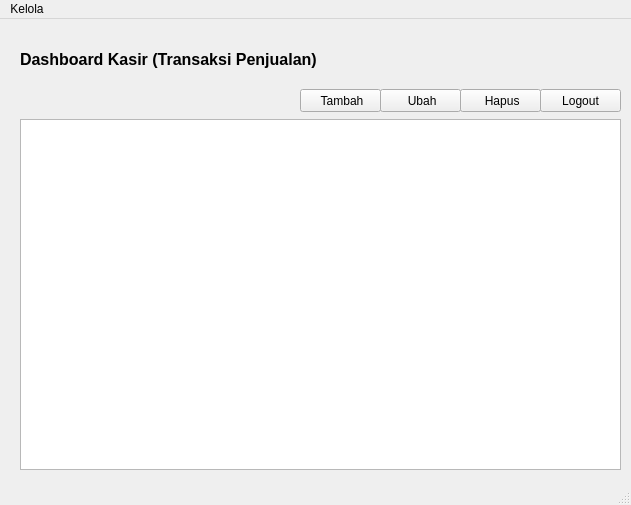
<?xml version="1.0" encoding="UTF-8"?>
<ui version="4.0">
 <class>MainWindow</class>
 <widget class="QMainWindow" name="MainWindow">
  <property name="geometry">
   <rect>
    <x>0</x>
    <y>0</y>
    <width>631</width>
    <height>505</height>
   </rect>
  </property>
  <property name="windowTitle">
   <string>MainWindow</string>
  </property>
  <widget class="QWidget" name="centralwidget">
   <widget class="QLabel" name="label">
    <property name="geometry">
     <rect>
      <x>20</x>
      <y>30</y>
      <width>361</width>
      <height>21</height>
     </rect>
    </property>
    <property name="font">
     <font>
      <pointsize>12</pointsize>
      <weight>75</weight>
      <bold>true</bold>
     </font>
    </property>
    <property name="text">
     <string>Dashboard Kasir (Transaksi Penjualan)</string>
    </property>
   </widget>
   <widget class="QPushButton" name="pushButton">
    <property name="geometry">
     <rect>
      <x>300</x>
      <y>70</y>
      <width>81</width>
      <height>23</height>
     </rect>
    </property>
    <property name="text">
     <string> Tambah</string>
    </property>
    <property name="icon">
     <iconset>
      <normaloff>icon/tambah.png</normaloff>icon/tambah.png</iconset>
    </property>
    <property name="iconSize">
     <size>
      <width>12</width>
      <height>12</height>
     </size>
    </property>
   </widget>
   <widget class="QPushButton" name="pushButton_2">
    <property name="geometry">
     <rect>
      <x>380</x>
      <y>70</y>
      <width>81</width>
      <height>23</height>
     </rect>
    </property>
    <property name="text">
     <string> Ubah</string>
    </property>
    <property name="icon">
     <iconset>
      <normaloff>icon/ubah.png</normaloff>icon/ubah.png</iconset>
    </property>
    <property name="iconSize">
     <size>
      <width>12</width>
      <height>12</height>
     </size>
    </property>
   </widget>
   <widget class="QPushButton" name="pushButton_3">
    <property name="geometry">
     <rect>
      <x>460</x>
      <y>70</y>
      <width>81</width>
      <height>23</height>
     </rect>
    </property>
    <property name="text">
     <string> Hapus</string>
    </property>
    <property name="icon">
     <iconset>
      <normaloff>icon/hapus.png</normaloff>icon/hapus.png</iconset>
    </property>
    <property name="iconSize">
     <size>
      <width>12</width>
      <height>12</height>
     </size>
    </property>
   </widget>
   <widget class="QPushButton" name="pushButton_4">
    <property name="geometry">
     <rect>
      <x>540</x>
      <y>70</y>
      <width>81</width>
      <height>23</height>
     </rect>
    </property>
    <property name="text">
     <string>Logout</string>
    </property>
    <property name="icon">
     <iconset>
      <normaloff>icon/logout.png</normaloff>icon/logout.png</iconset>
    </property>
    <property name="iconSize">
     <size>
      <width>12</width>
      <height>12</height>
     </size>
    </property>
   </widget>
   <widget class="QTableWidget" name="tableWidget">
    <property name="geometry">
     <rect>
      <x>20</x>
      <y>100</y>
      <width>601</width>
      <height>351</height>
     </rect>
    </property>
   </widget>
  </widget>
  <widget class="QMenuBar" name="menubar">
   <property name="geometry">
    <rect>
     <x>0</x>
     <y>0</y>
     <width>631</width>
     <height>21</height>
    </rect>
   </property>
   <widget class="QMenu" name="menuKelola">
    <property name="title">
     <string>Kelola</string>
    </property>
    <addaction name="actionBarang"/>
    <addaction name="actionTransaksi_Pembelian"/>
    <addaction name="actionTransaksi_Penjualan"/>
   </widget>
   <addaction name="menuKelola"/>
  </widget>
  <widget class="QStatusBar" name="statusbar"/>
  <action name="actionBarang">
   <property name="text">
    <string>Barang</string>
   </property>
  </action>
  <action name="actionTransaksi_Pembelian">
   <property name="text">
    <string>Transaksi Pembelian</string>
   </property>
  </action>
  <action name="actionTransaksi_Penjualan">
   <property name="text">
    <string>Transaksi Penjualan</string>
   </property>
  </action>
 </widget>
 <resources/>
 <connections/>
</ui>
